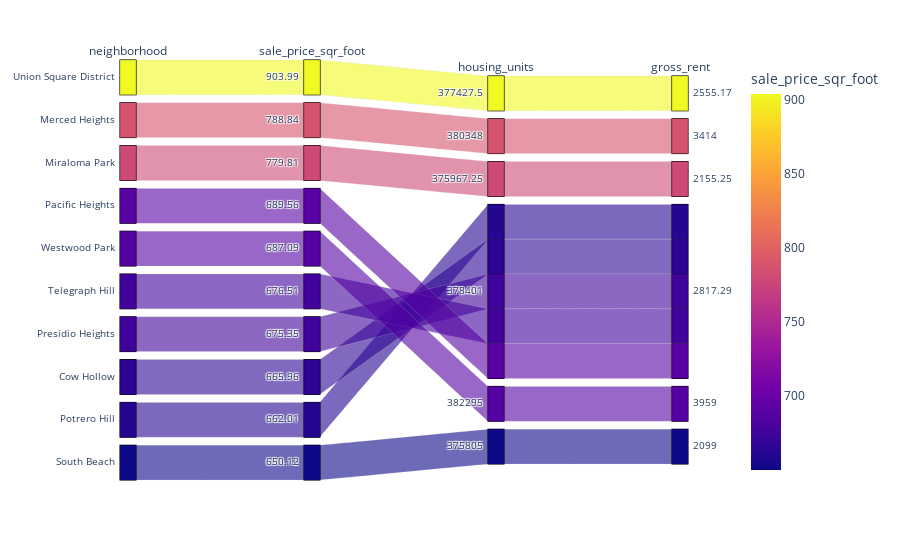

Write notebook code for a chart like this one.
### Code cell
# Parallel Categories Plot
# YOUR CODE HERE!
parallel_df = mostExpensive.reset_index()
parallel_df = parallel_df.round(decimals=2)
px.parallel_categories(parallel_df.head(10), color = 'sale_price_sqr_foot')

### Figure 1 — Plotly figure (JSON) as saved in the notebook; plotly's stock layout.template omitted (floating-point values rounded to 4 significant figures)
{"data": [{"dimensions": [{"label": "neighborhood", "values": ["Union Square District", "Merced Heights", "Miraloma Park", "Pacific Heights", "Westwood Park", "Telegraph Hill", "Presidio Heights", "Cow Hollow", "Potrero Hill", "South Beach"]}, {"label": "sale_price_sqr_foot", "values": [904.0, 788.8, 779.8, 689.6, 687.1, 676.5, 675.4, 666.0, 662.0, 650.1]}, {"label": "housing_units", "values": [377400.0, 380348, 376000.0, 378401, 382295, 378401, 378401, 378401, 378401, 375805]}, {"label": "gross_rent", "values": [2555.0, 3414, 2155.0, 2817.0, 3959, 2817.0, 2817.0, 2817.0, 2817.0, 2099]}], "domain": {"x": [0, 1], "y": [0, 1]}, "line": {"color": [904.0, 788.8, 779.8, 689.6, 687.1, 676.5, 675.4, 666.0, 662.0, 650.1], "coloraxis": "coloraxis"}, "name": "", "type": "parcats"}], "layout": {"coloraxis": {"colorbar": {"title": {"text": "sale_price_sqr_foot"}}, "colorscale": [[0, "#0d0887"], [0.1111, "#46039f"], [0.2222, "#7201a8"], [0.3333, "#9c179e"], [0.4444, "#bd3786"], [0.5556, "#d8576b"], [0.6667, "#ed7953"], [0.7778, "#fb9f3a"], [0.8889, "#fdca26"], [1, "#f0f921"]]}, "legend": {"tracegroupgap": 0}, "margin": {"t": 60}}}
